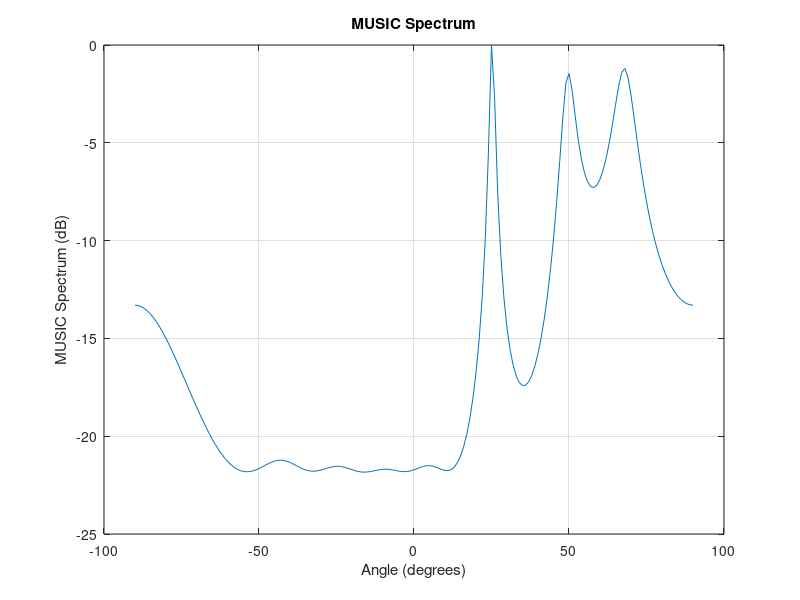

Source code (MATLAB): (Note: this script raises an error after producing the figure.)
%%
 % Copyright (c) 2025, Sanjeeva Reddy S
 % All rights reserved.
 
 %This source code is licensed under the MIT license found in the
 % LICENSE file in the root directory of this source tree.
 
 % Unauthorized copying of this file, via any medium, is strictly prohibited
 % unless explicit permission is granted by the copyright owner.
 
 % Description:
 % This file contains utility functions for processing sparse arrays.
 
 % Author: Sanjeeva Reddy S
 % EMail: sanjeevareddy.s414@gmail.com
 % Created on: January 5, 2025



%% Simulation of 1-Dimensional Array for Estimation of Angle of Arrival Using MUSIC Algorithm


%%%%%%%%%%%%%%%%%%%%%%%%%%%%%%%%%%%%%%%%%%%%%%%
%%%%%%%%%%%%%%%%%%%%%%%%%%%%%%%%%%%%%%%%%%%%%%%
%% Clear the cache
%%%%%%%%%%%%%%%%%%%%%%%%%%%%%%%%%%%%%%%%%%%%%%%

clc; clear; close ;tic

%%%%%%%%%%%%%%%%%%%%%%%%%%%%%%%%%%%%%%%%%%%%%%%
%% Parameters
%%%%%%%%%%%%%%%%%%%%%%%%%%%%%%%%%%%%%%%%%%%%%%%


numElements = 8;                        % Number of array elements
numSignals = 3;                           % Number of incoming signals
numSnapshots = 100;                  % Number of snapshots
elementSpacing = 0.5;                 % Spacing between array elements in wavelengths
SNR = 0;                                    % SNR values in db
angles = [50 70 25];                     % Angles of arrival in degrees


%%%%%%%%%%%%%%%%%%%%%%%%%%%%%%%%%%%%%%%%%%%%%%%
%% Create the steering vectors matrix
%%%%%%%%%%%%%%%%%%%%%%%%%%%%%%%%%%%%%%%%%%%%%%%

steeringVector = exp(-1j*(0:numElements-1)'*pi*sin(deg2rad(angles)));


%%%%%%%%%%%%%%%%%%%%%%%%%%%%%%%%%%%%%%%%%%%%%%%
%% Simulate the Incoming Signals
%%%%%%%%%%%%%%%%%%%%%%%%%%%%%%%%%%%%%%%%%%%%%%%

signals = (randn(numSignals, numSnapshots) + 1i * randn(numSignals, numSnapshots)) * sqrt(0.5); % Generating a Pseudo-Random Signal


% Generate noise
noise = (randn(numElements, numSnapshots) + 1i * randn(numElements, numSnapshots)) * sqrt(0.5);  % Generation of Pseudo-Random Noise
noisePower = 10^(-SNR/10); % Noise Power 
noise = sqrt(noisePower) * noise; 


R = steeringVector*signals + noise;
R_signal = (R*R')/numSnapshots;

%%%%%%%%%%%%%%%%%%%%%%%%%%%%%%%%%%%%%%%%%%%%%%%
%% Computation of Angle of Arrival using MUSIC Algorithm
%%%%%%%%%%%%%%%%%%%%%%%%%%%%%%%%%%%%%%%%%%%%%%%

%% Eigen Value Decomposition
%%%%%%%%%%%%%%%%%%%%%%%%%%%%%%%%%%%%%%%%%%%%%%%


% Perform Eigenvalue Decomposition
[eigenVectors, eigenValues] = eig(R_signal);  % Eigen value computation for covariance matrix
[~, idx] = sort(diag(eigenValues), 'descend');  
eigenVectors = eigenVectors(:, idx);  % Signal Subspace

% Estimate noise subspace
noiseSubspace = eigenVectors(:, numSignals+1:end); % Last N-numSignals eigenvectors


%%%%%%%%%%%%%%%%%%%%%%%%%%%%%%%%%%%%%%%%%%%%%%%
%% Spectrum Calculation
%%%%%%%%%%%%%%%%%%%%%%%%%%%%%%%%%%%%%%%%%%%%%%%

theta = -90:1:90;

musicSpectrum = zeros(length(theta), 1);  % Music Spectrum Matrix

% Calculate the MUSIC spectrum
a = exp(-1j*pi*(0:numElements-1)'*sin(deg2rad(theta)));
for k = 1:length(theta)
    musicSpectrum(k) = 1 / norm(noiseSubspace' * a(:,k), 2)^2; % Formula for Spectrum Calculation
end


% Normalize the MUSIC spectrum
musicSpectrum = 10 * log10(musicSpectrum / max(musicSpectrum)); % Normalizing the spectrum values


%%%%%%%%%%%%%%%%%%%%%%%%%%%%%%%%%%%%%%%%%%%%%%%
%% Plotting the Spectrum and Angle Estimation from Plot


% Plot the MUSIC spectrum
figure;
plot(theta, musicSpectrum);
xlabel('Angle (degrees)');
ylabel('MUSIC Spectrum (dB)');
title('MUSIC Spectrum');
grid on;

% Find the peaks in the MUSIC spectrum
[~, peakIndices] = findpeaks(musicSpectrum, 'SortStr', 'descend', 'NPeaks', numSignals);
estimatedAngles = theta(peakIndices);

% Display the estimated angles
disp('Estimated DOAs:');
disp(estimatedAngles);


%%%%%%%%%%%%%%%%%%%%%%%%%%%%%%%%%%%%%%%%%%%%%%%
%%%%%%%%%%%%%%%%%%%%%%%%%%%%%%%%%%%%%%%%%%%%%%%
toc
